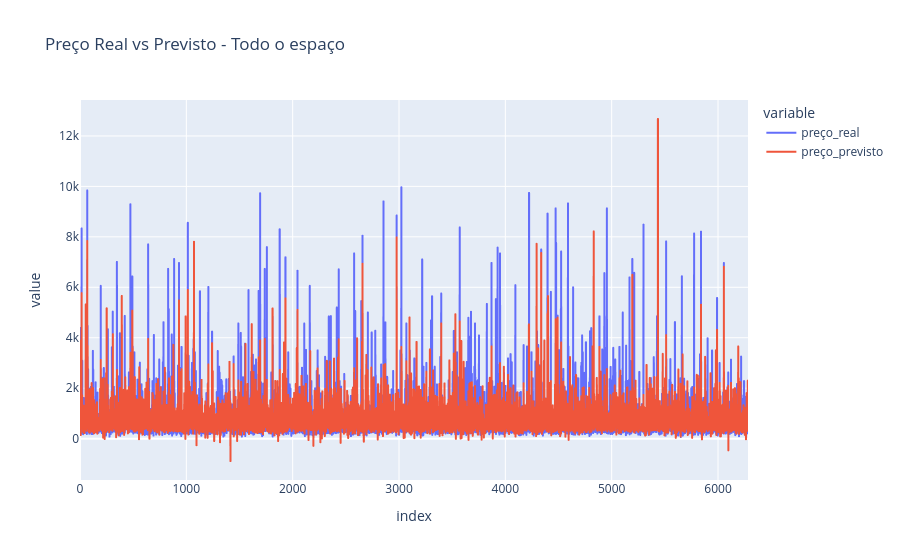

The notebook cell this image was saved under:
### Markdown cell above
Outlier grande em valores máximos para comparado com o terceiro quartil (75% da base de dados), como pode ser visto, e pode estar estragando a regressão ou o teste.

### Code cell
import pandas as pd
import plotly.express as px

nome_do_grupo = 'Todo o espaço' 

y_real = predicoes_pricing[CASO]['lasso'][nome_do_grupo]['y_test']
y_previsto = predicoes_pricing[CASO]['lasso'][nome_do_grupo]['y_pred']

df_grupo_original = dfs_por_quartos[nome_do_grupo].dropna()
X_grupo = df_grupo_original.drop(columns=['price_cleaned'])
y_grupo = df_grupo_original['price_cleaned'].values

_, X_test_grupo, _, _ = train_test_split(
    X_grupo, y_grupo, test_size=0.2, random_state=RANDOM_SEED
)

df_grupo = pd.DataFrame({
    'id_imovel': X_test_grupo['id'], 
    'preço_real': y_real,            
    'preço_previsto': y_previsto     
})

df_grupo.reset_index(drop=True, inplace=True)
df_grupo['erro (%)'] = ((df_grupo['preço_real'] - df_grupo['preço_previsto']).abs() / df_grupo['preço_real'])*100

fig = px.line(df_grupo, y=['preço_real', 'preço_previsto'], 
              title=f"Preço Real vs Previsto - {nome_do_grupo}")
fig.show()

print(f"Exemplos com erro >= 10% para {nome_do_grupo}:")
print(df_grupo[df_grupo['erro (%)'] >= 10].head())

### Figure 1 — Plotly figure (JSON) as saved in the notebook; plotly's stock layout.template omitted (floating-point values rounded to 4 significant figures; data arrays with more than 128 entries replaced by an {"elided": "..."} marker saying what was removed)
{"data": [{"hovertemplate": "variable=preço_real<br>index=%{x}<br>value=%{y}<extra></extra>", "legendgroup": "preço_real", "line": {"color": "#636efa", "dash": "solid"}, "marker": {"symbol": "circle"}, "mode": "lines", "name": "preço_real", "showlegend": true, "type": "scattergl", "x": {"elided": "6283 int values"}, "xaxis": "x", "y": {"elided": "6283 float values"}, "yaxis": "y"}, {"hovertemplate": "variable=preço_previsto<br>index=%{x}<br>value=%{y}<extra></extra>", "legendgroup": "preço_previsto", "line": {"color": "#EF553B", "dash": "solid"}, "marker": {"symbol": "circle"}, "mode": "lines", "name": "preço_previsto", "showlegend": true, "type": "scattergl", "x": {"elided": "6283 int values"}, "xaxis": "x", "y": {"elided": "6283 float values"}, "yaxis": "y"}], "layout": {"legend": {"title": {"text": "variable"}, "tracegroupgap": 0}, "title": {"text": "Preço Real vs Previsto - Todo o espaço"}, "xaxis": {"anchor": "y", "domain": [0, 1], "title": {"text": "index"}}, "yaxis": {"anchor": "x", "domain": [0, 1], "title": {"text": "value"}}}}
